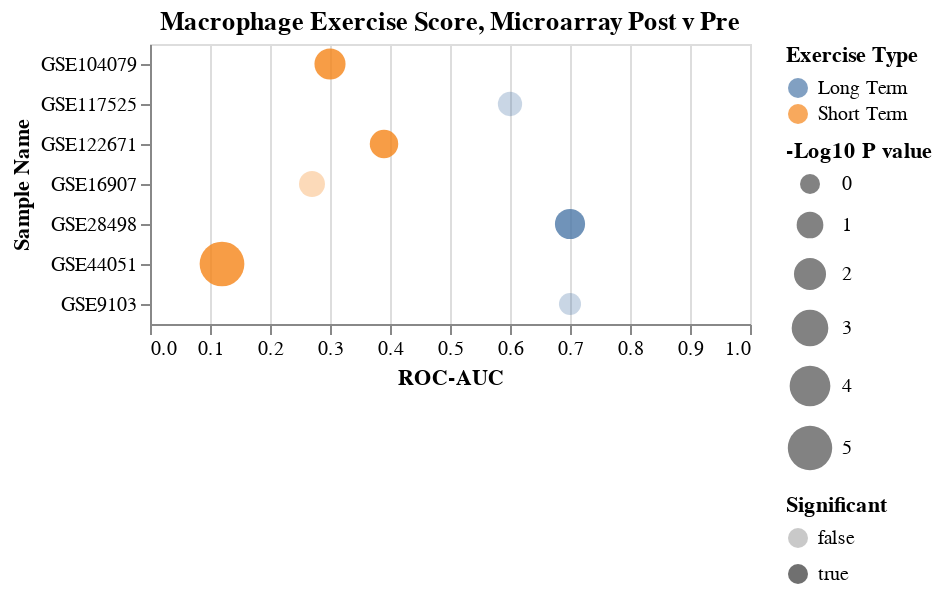

Source (notebook cell):
### Code cell
arrayDf=['GSE104079','GSE117525','GSE122671','GSE16907','GSE28498','GSE44051','GSE9103']
saveName='MacrophageExerciseDotPlot_MicroArray_log10Pval.svg'
title='Macrophage Exercise Score, Microarray Post v Pre'
save=True
dfIn=df.loc[arrayDf]

chart=makeDotPlot(dfIn,saveName=saveName,title=title,rev=False,save=save)
chart

### Figure 1 — Vega-Lite specification as saved in the notebook (floating-point values rounded to 4 significant figures)
{"config": {"view": {"continuousWidth": 300, "continuousHeight": 300}}, "data": {"name": "data-2ffc7c606c3f22a22416dc44509d8649"}, "mark": {"type": "circle"}, "encoding": {"color": {"field": "Exercise Type", "type": "nominal"}, "opacity": {"field": "Significant", "type": "nominal"}, "size": {"field": "-Log10 P value", "scale": {"range": [100, 500], "reverse": false}, "type": "quantitative"}, "x": {"field": "ROC-AUC", "scale": {"domain": [0, 1]}, "type": "quantitative"}, "y": {"field": "Sample Name", "type": "nominal"}}, "title": "Macrophage Exercise Score, Microarray Post v Pre", "$schema": "https://vega.github.io/schema/vega-lite/v5.8.0.json", "datasets": {"data-2ffc7c606c3f22a22416dc44509d8649": [{"Sample Name": "GSE104079", "Num Samples": 58, "ROC-AUC": 0.3, "Pval": 0.0156, "Exercise Type": "Short Term", "-Log10 P value": 1.807, "Significant": true}, {"Sample Name": "GSE117525", "Num Samples": 46, "ROC-AUC": 0.6, "Pval": 0.247, "Exercise Type": "Long Term", "-Log10 P value": 0.6073, "Significant": false}, {"Sample Name": "GSE122671", "Num Samples": 88, "ROC-AUC": 0.39, "Pval": 0.0494, "Exercise Type": "Short Term", "-Log10 P value": 1.306, "Significant": true}, {"Sample Name": "GSE16907", "Num Samples": 16, "ROC-AUC": 0.27, "Pval": 0.135, "Exercise Type": "Short Term", "-Log10 P value": 0.8697, "Significant": false}, {"Sample Name": "GSE28498", "Num Samples": 38, "ROC-AUC": 0.7, "Pval": 0.0242, "Exercise Type": "Long Term", "-Log10 P value": 1.616, "Significant": true}, {"Sample Name": "GSE44051", "Num Samples": 48, "ROC-AUC": 0.12, "Pval": 8.17e-06, "Exercise Type": "Short Term", "-Log10 P value": 5.088, "Significant": true}, {"Sample Name": "GSE9103", "Num Samples": 20, "ROC-AUC": 0.7, "Pval": 0.529, "Exercise Type": "Long Term", "-Log10 P value": 0.2765, "Significant": false}]}}
